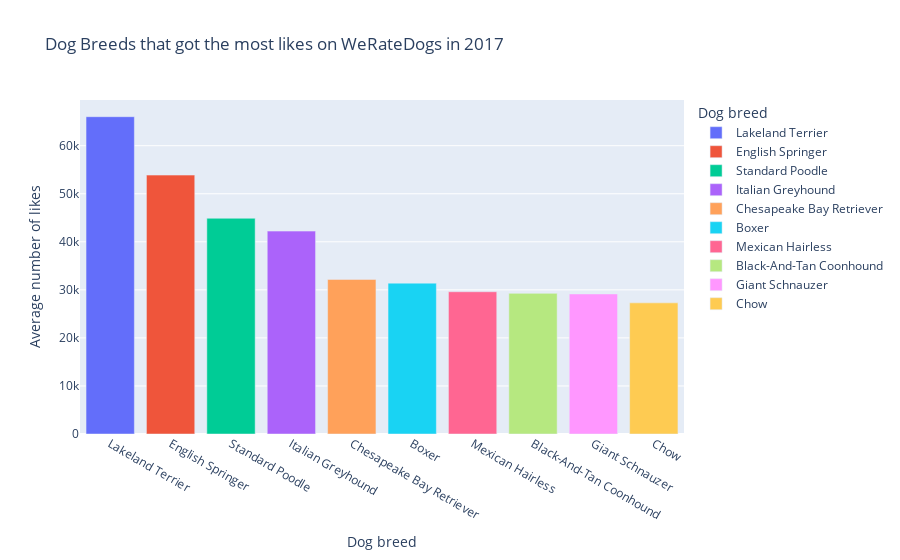

Notebook code for this chart:
### Code cell
fig = px.bar(df_favorites_17.head(10), x='predicted_species', y='mean', color='predicted_species', title='Dog Breeds that got the most likes on <a href="twitter.com/WeRateDogs">WeRateDogs</a> in 2017', labels={'mean': 'Average number of likes', 'predicted_species': 'Dog breed'})
fig.show()

### Figure 1 — Plotly figure (JSON) as saved in the notebook; plotly's stock layout.template omitted (floating-point values rounded to 4 significant figures)
{"data": [{"alignmentgroup": "True", "hovertemplate": "Dog breed=%{x}<br>Average number of likes=%{y}<extra></extra>", "legendgroup": "Lakeland Terrier", "marker": {"color": "#636efa", "pattern": {"shape": ""}}, "name": "Lakeland Terrier", "offsetgroup": "Lakeland Terrier", "orientation": "v", "showlegend": true, "textposition": "auto", "type": "bar", "x": ["Lakeland Terrier"], "xaxis": "x", "y": [66038], "yaxis": "y"}, {"alignmentgroup": "True", "hovertemplate": "Dog breed=%{x}<br>Average number of likes=%{y}<extra></extra>", "legendgroup": "English Springer", "marker": {"color": "#EF553B", "pattern": {"shape": ""}}, "name": "English Springer", "offsetgroup": "English Springer", "orientation": "v", "showlegend": true, "textposition": "auto", "type": "bar", "x": ["English Springer"], "xaxis": "x", "y": [53880.0], "yaxis": "y"}, {"alignmentgroup": "True", "hovertemplate": "Dog breed=%{x}<br>Average number of likes=%{y}<extra></extra>", "legendgroup": "Standard Poodle", "marker": {"color": "#00cc96", "pattern": {"shape": ""}}, "name": "Standard Poodle", "offsetgroup": "Standard Poodle", "orientation": "v", "showlegend": true, "textposition": "auto", "type": "bar", "x": ["Standard Poodle"], "xaxis": "x", "y": [44900.0], "yaxis": "y"}, {"alignmentgroup": "True", "hovertemplate": "Dog breed=%{x}<br>Average number of likes=%{y}<extra></extra>", "legendgroup": "Italian Greyhound", "marker": {"color": "#ab63fa", "pattern": {"shape": ""}}, "name": "Italian Greyhound", "offsetgroup": "Italian Greyhound", "orientation": "v", "showlegend": true, "textposition": "auto", "type": "bar", "x": ["Italian Greyhound"], "xaxis": "x", "y": [42230.0], "yaxis": "y"}, {"alignmentgroup": "True", "hovertemplate": "Dog breed=%{x}<br>Average number of likes=%{y}<extra></extra>", "legendgroup": "Chesapeake Bay Retriever", "marker": {"color": "#FFA15A", "pattern": {"shape": ""}}, "name": "Chesapeake Bay Retriever", "offsetgroup": "Chesapeake Bay Retriever", "orientation": "v", "showlegend": true, "textposition": "auto", "type": "bar", "x": ["Chesapeake Bay Retriever"], "xaxis": "x", "y": [32180.0], "yaxis": "y"}, {"alignmentgroup": "True", "hovertemplate": "Dog breed=%{x}<br>Average number of likes=%{y}<extra></extra>", "legendgroup": "Boxer", "marker": {"color": "#19d3f3", "pattern": {"shape": ""}}, "name": "Boxer", "offsetgroup": "Boxer", "orientation": "v", "showlegend": true, "textposition": "auto", "type": "bar", "x": ["Boxer"], "xaxis": "x", "y": [31400.0], "yaxis": "y"}, {"alignmentgroup": "True", "hovertemplate": "Dog breed=%{x}<br>Average number of likes=%{y}<extra></extra>", "legendgroup": "Mexican Hairless", "marker": {"color": "#FF6692", "pattern": {"shape": ""}}, "name": "Mexican Hairless", "offsetgroup": "Mexican Hairless", "orientation": "v", "showlegend": true, "textposition": "auto", "type": "bar", "x": ["Mexican Hairless"], "xaxis": "x", "y": [29605], "yaxis": "y"}, {"alignmentgroup": "True", "hovertemplate": "Dog breed=%{x}<br>Average number of likes=%{y}<extra></extra>", "legendgroup": "Black-And-Tan Coonhound", "marker": {"color": "#B6E880", "pattern": {"shape": ""}}, "name": "Black-And-Tan Coonhound", "offsetgroup": "Black-And-Tan Coonhound", "orientation": "v", "showlegend": true, "textposition": "auto", "type": "bar", "x": ["Black-And-Tan Coonhound"], "xaxis": "x", "y": [29268], "yaxis": "y"}, {"alignmentgroup": "True", "hovertemplate": "Dog breed=%{x}<br>Average number of likes=%{y}<extra></extra>", "legendgroup": "Giant Schnauzer", "marker": {"color": "#FF97FF", "pattern": {"shape": ""}}, "name": "Giant Schnauzer", "offsetgroup": "Giant Schnauzer", "orientation": "v", "showlegend": true, "textposition": "auto", "type": "bar", "x": ["Giant Schnauzer"], "xaxis": "x", "y": [29146], "yaxis": "y"}, {"alignmentgroup": "True", "hovertemplate": "Dog breed=%{x}<br>Average number of likes=%{y}<extra></extra>", "legendgroup": "Chow", "marker": {"color": "#FECB52", "pattern": {"shape": ""}}, "name": "Chow", "offsetgroup": "Chow", "orientation": "v", "showlegend": true, "textposition": "auto", "type": "bar", "x": ["Chow"], "xaxis": "x", "y": [27290.0], "yaxis": "y"}], "layout": {"barmode": "relative", "legend": {"title": {"text": "Dog breed"}, "tracegroupgap": 0}, "title": {"text": "Dog Breeds that got the most likes on <a href=\"twitter.com/WeRateDogs\">WeRateDogs</a> in 2017"}, "xaxis": {"anchor": "y", "categoryarray": ["Lakeland Terrier", "English Springer", "Standard Poodle", "Italian Greyhound", "Chesapeake Bay Retriever", "Boxer", "Mexican Hairless", "Black-And-Tan Coonhound", "Giant Schnauzer", "Chow"], "categoryorder": "array", "domain": [0, 1], "title": {"text": "Dog breed"}}, "yaxis": {"anchor": "x", "domain": [0, 1], "title": {"text": "Average number of likes"}}}}
